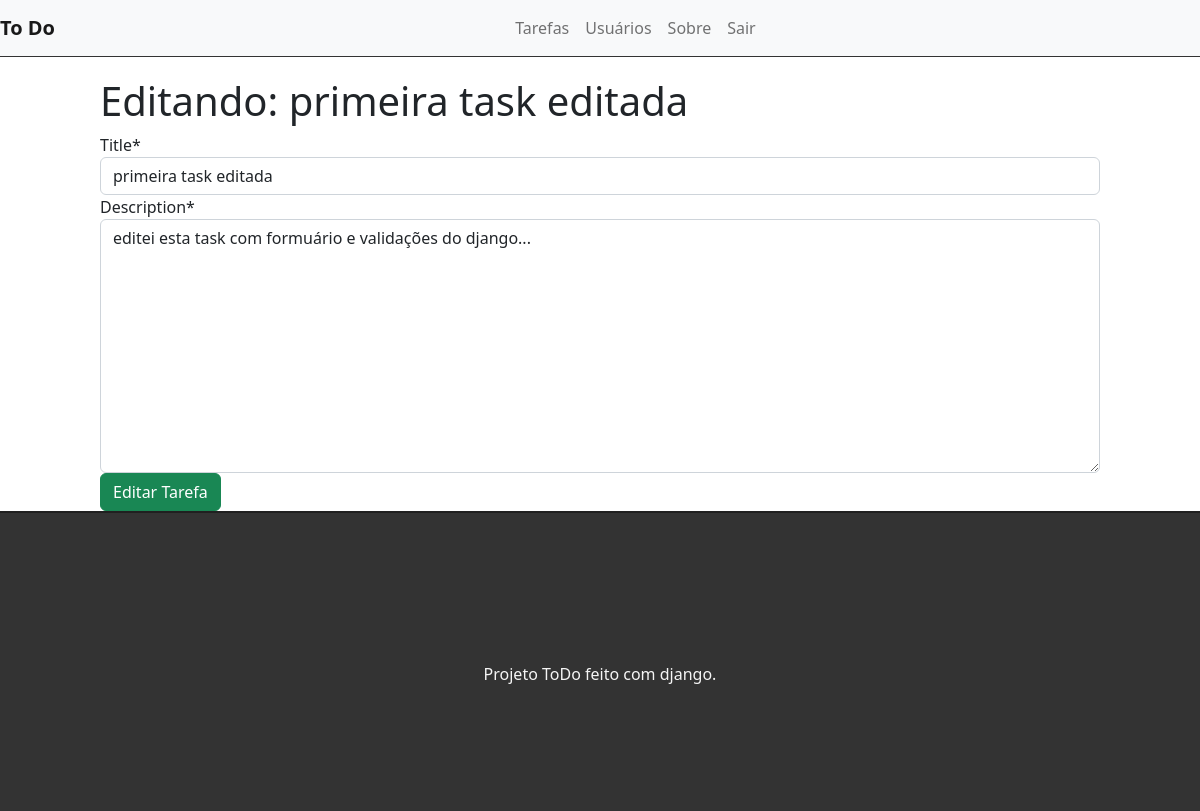
Screenshot of /edit/4 (signed in) with the database file from the repository.
### tasks/models.py (models this page shows, shortened)
class Task(models.Model):
    STATUS = (
        ('doing', 'Doing'),
        ('done', 'Done'),
    )
    title = models.CharField(max_length=255)
    description = models.TextField()
    done = models.CharField(
        max_length=5,
        choices=STATUS,
    )
    user = models.ForeignKey(get_user_model(), on_delete=models.CASCADE)
    created_at = models.DateTimeField(auto_now_add=True)
    update_at = models.DateTimeField(auto_now=True)

### tasks/views.py (the view)
# urls.py: path('edit/<int:id>', views.editTask, name='edit-task'),
@login_required
def editTask(request, id):
    task = get_object_or_404(Task, pk=id)
    form = TaskForm(instance=task)
    if (request.method == 'POST'):
        form = TaskForm(request.POST, instance=task)
        if (form.is_valid()):
            task.save()
            return redirect ('/')
        else:
            return render(request, 'tasks/edittask.html', {'form': form, 'task': task})
    else:
        return render(request, 'tasks/edittask.html', {'form': form, 'task': task})

### tasks/forms.py
class TaskForm(forms.ModelForm):
    class Meta:
        model = Task
        fields = ('title', 'description')

### tasks/templates/tasks/edittask.html (shortened to what this page needs)
{% extends 'base.html' %}
{% load crispy_forms_tags %}
{% block content %}
<div class="offset-1 col-10 list-div">
    <h1>Editando: {{task.title}}</h1>
    <form method="POST">
        {{ form|crispy }}
        <input type="submit" class="btn btn-success" value="Editar Tarefa">
    </form>
</div>
{% endblock %}

### tasks/static/css/styles.css (style rules this page uses)
span, a { text-decoration: none; }
.list-div { padding: 0; }

### rows the page displays
Task: title "primeira task editada", description "editei esta task com formuário e validações do django..."
